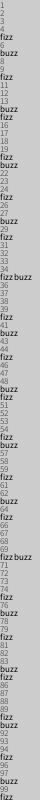
Frame 1 (no input)
Frame 60 (the mouse pressed at the canvas centre just before this capture): identical to frame 1, image omitted
Frame 120 (the mouse held since frame 60 and released just before this capture): identical to frame 1, image omitted

The Processing sketch that drew this single still picture (run headless with seeded random() and noise(); from frame 60 on, the mouse is pressed at the canvas centre):

// Processing sketch: processing_61683
// ── processing_61683.pde

int t=0;
int p=0;
int g=0;
void setup() {
  size(40, 800);
  t=1;
  p=1;
  g=0;
}

void draw() {
  textSize(9);

  for (int i=0; i<=100 && g<=0; i++) {
    if (i!=5*t && i!= 7*p) {
      fill(100);
      text(i, 0, 8*i);
    }
    if (i==5*t && i!= 7*p) {
      fill(0);
      t++;
      text("fizz", 0, 8*i);
    }
    if (i==7*p && i!= 5*t) {
      fill(0);
      p++;
      text("buzz", 0, 8*i);
    }
    if (i==5*t && i==7*p) {
      fill(0);
      t++;
      p++;
      text("fizz buzz", 0, 8*i);
    }
  }
  g=1;
}
